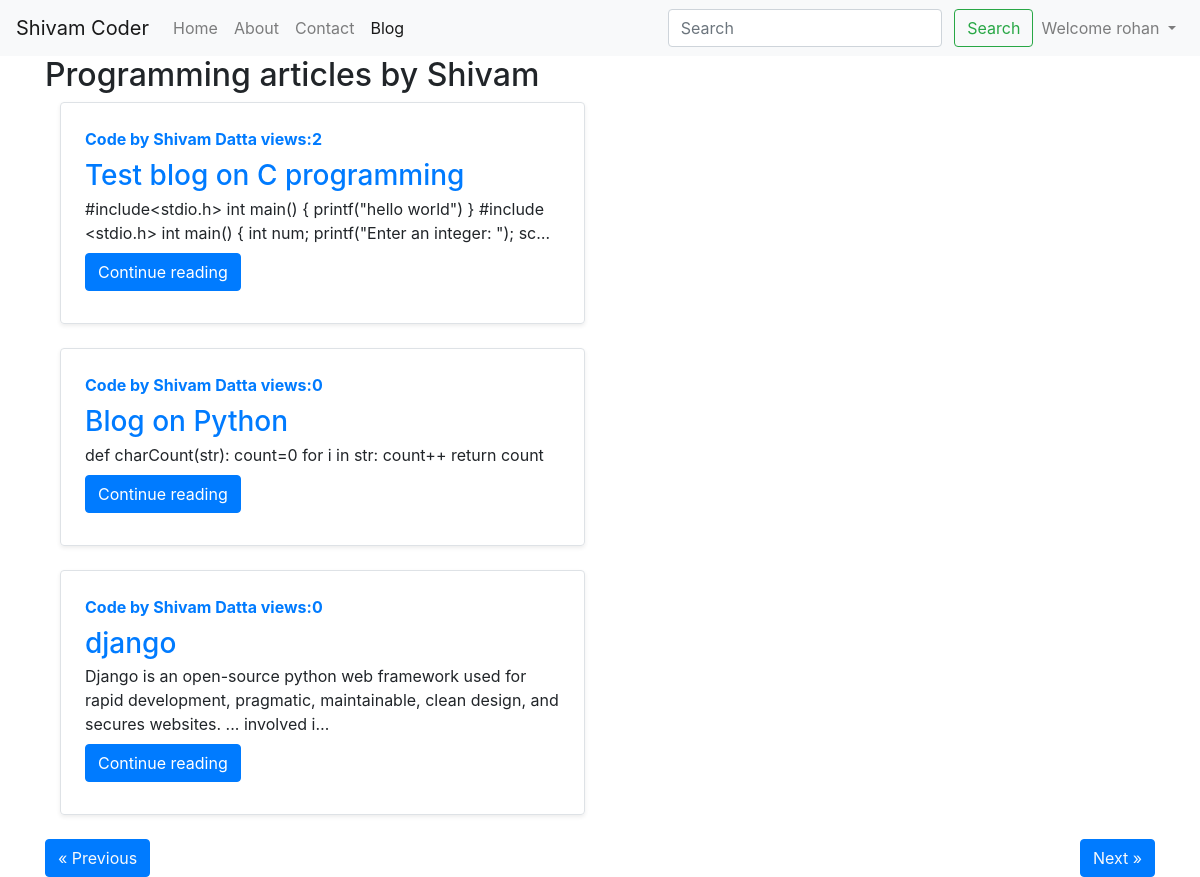
Page /blog/ (signed in) on the committed database.
### blog/models.py (models this page shows, shortened)
class Post(models.Model):
    sno=models.AutoField(primary_key=True)
    title=models.CharField(max_length=255)
    content=models.TextField()
    author=models.CharField(max_length=255)
    slug=models.CharField(max_length=130)
    views=models.IntegerField(default=0)
    timestamp=models.DateTimeField(blank=True)

### blog/views.py (the view)
# urls.py: path('', views.bloghome, name='bloghome'),
def bloghome(request):
    no_of_posts=3
    page=request.GET.get('page')
    if page is None:
        page=1
    else:
        page=int(page)
    allPosts=Post.objects.all()[(page-1)*no_of_posts:page*no_of_posts]
    blogs1=Post.objects.all()
    length=len(blogs1)
    if page>1:
        prev=page-1
    else:
        prev=None
    if page<math.ceil(length/no_of_posts):
        nxt=page+1
    else:
        nxt=None
    context={'allposts':allPosts,'prev':prev,'nxt':nxt}
    return render(request,'blog/bloghome.html',context)

### templates/blog/bloghome.html (shortened to what this page needs)
{% extends 'base.html' %}
{% block blogactive %} active{% endblock blogactive %}
{% block body %}
<div class="container">
    <h2>Programming articles by Shivam</h2>
    {% for post in allposts %}
    <div class="col-md-6">
      <div class="row no-gutters border rounded overflow-hidden flex-md-row mb-4 shadow-sm h-md-250 position-relative">
        <div class="col p-4 d-flex flex-column position-static">
          <strong class="d-inline-block mb-2 text-primary">Code by {{post.author}} views:{{post.views}}</strong>
          <h3 class="mb-0"><a href="/blog/{{post.slug}}">{{post.title}}</a></h3>
          <p class="card-text mb-auto">{{post.content| truncatechars:150}}</p>
          <div class="my-2">
          <a href="/blog/{{post.slug}}" role="button" class="btn btn-primary">Continue reading</a>
        </div>
        </div>
      </div>
    </div>
    {% endfor %}
    {% if prev %}
    <button class="btn btn-primary"><a class="text-light" href="/blog?page={{prev}}">&laquo; Previous</a></button>
    {% else %}
    <button class="btn btn-primary "><a class="text-light" href="#"> &laquo; Previous </a></button>
    {% endif %}
    {% if nxt %}
    <button class="btn btn-primary float-right"><a class="text-light" href="/blog?page={{nxt}}"> Next &raquo;</a></button>
    {% else %}
    <button class="btn btn-primary float-right"><a class="text-light" href="#"> Next &raquo;</a></button>
    {% endif %}
  </div>
{% endblock body %}

### templates/base.html (shortened to what this page needs)
<!doctype html>
<html lang="en">
  <head>
    <link rel="stylesheet" href="https://stackpath.bootstrapcdn.com/bootstrap/4.5.0/css/bootstrap.min.css">
  </head>
  <body>
    <nav class="navbar navbar-expand-lg navbar-light bg-light">
        <a class="navbar-brand" href="/">Shivam Coder</a>
        <div class="collapse navbar-collapse" id="navbarSupportedContent">
          <ul class="navbar-nav mr-auto">
            <li class="nav-item {% block homeactive %}{% endblock homeactive %}">
              <a class="nav-link" href="/">Home <span class="sr-only">(current)</span></a>
            </li>
            <li class="nav-item {% block aboutactive %}{% endblock aboutactive %}">
              <a class="nav-link" href="/about">About</a>
            </li>
            <li class="nav-item {% block contactactive %}{% endblock contactactive %}">
                <a class="nav-link" href="/contact">Contact</a>
              </li>
              <li class="nav-item {% block blogactive %}{% endblock blogactive %}">
                <a class="nav-link" href="/blog">Blog</a>
              </li>
          </ul>
          <div class="ml-auto form-inline ">
          <form class=" my-2 my-lg-0" method="get" action="/search">
            <input class="form-control mr-sm-2" type="search" placeholder="Search" aria-label="Search" name="query" id="query">
            <button class="btn btn-outline-success my-2 my-sm-0" type="submit">Search</button>
          </form>
          {% if user.is_authenticated %}
          <ul class="navbar-nav ml-auto">
            <li class="nav-item dropdown">
              <a class="nav-link dropdown-toggle" href="#" id="navbarDropdown" role="button" data-toggle="dropdown" aria-haspopup="true" aria-expanded="false">
               Welcome {{request.user}}
              </a>
            </li>
          </ul>
          {% endif %}
        </div>
      </nav>
      {% block body %}
{% endblock body %}
  </body>
</html>

### rows in the picture
Post: author "Shivam Datta", views "2", title "Test blog on C programming", content "#include<stdio.h> int main() { printf(\"hello world\") } #include <stdio.h> int main() { int num; printf(\"Enter an integer: \"); sc…"
Post: author "Shivam Datta", views "0", title "Blog on Python", content "def charCount(str): count=0 for i in str: count++ return count"
Post: author "Shivam Datta", views "0", title "django", content "Django is an open-source python web framework used for rapid development, pragmatic, maintainable, clean design, and secures websites. ... involved i…"

### other values in the picture
{{ request.user }} "rohan"
